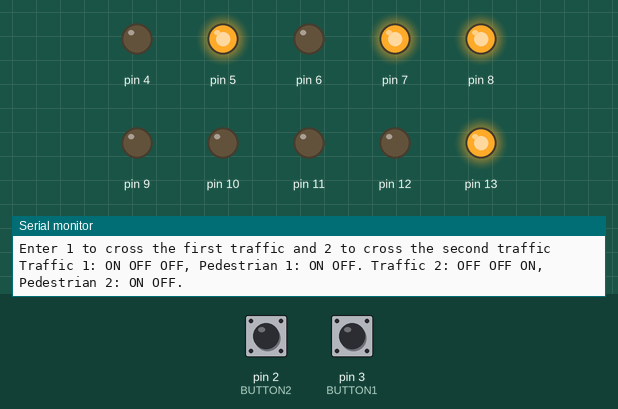
Simulated run of this sketch. Board: Arduino Uno, built with avr-gcc and run on an emulated ATmega328P. On the bench: output pins drawn as LEDs (lit = HIGH), the last lines printed to the serial monitor. The test bench sets the inputs (shaded band); at power-on: pin 3 (BUTTON1) HIGH, pin 2 (BUTTON2) HIGH.

Above: at 1.2 s.
1.3 s: pin 3 (BUTTON1) pulled LOW for 0.15 s
At 1.9 s:
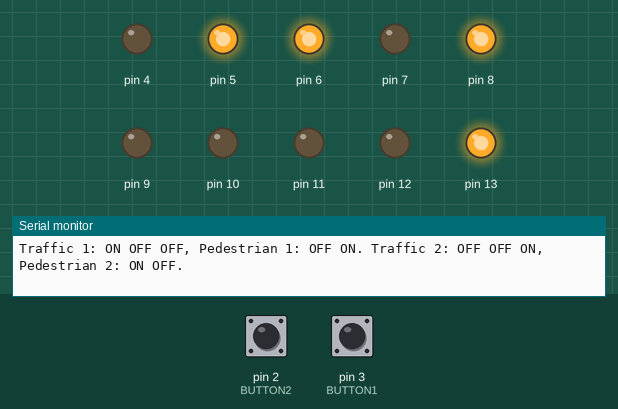
7.4 s: pin 2 (BUTTON2) pulled LOW for 3.2 s
At 8.8 s:
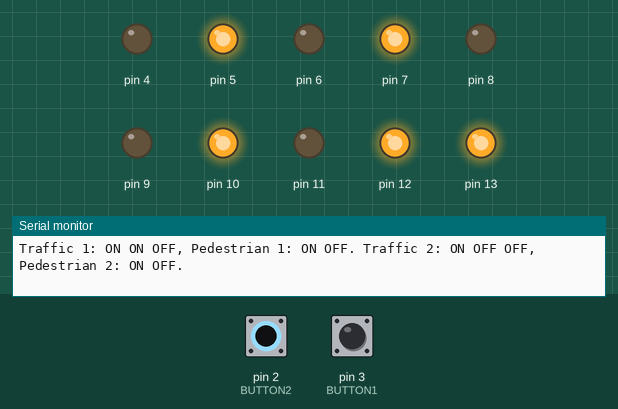
15.1 s: pin 3 (BUTTON1) pulled LOW for 3.2 s
At 24.1 s:
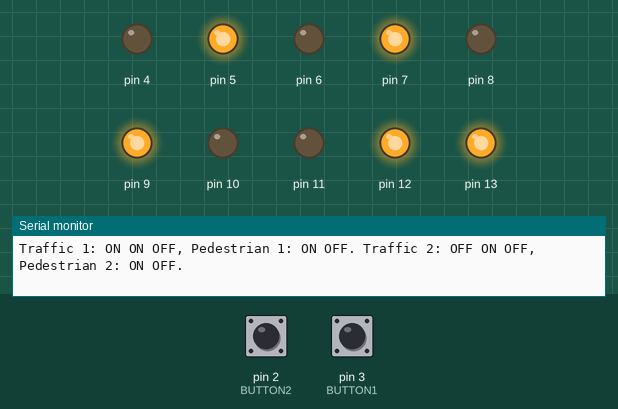
Timing chart, 0 to 25.8 s (numbered marks = the images above; inputs shaded):
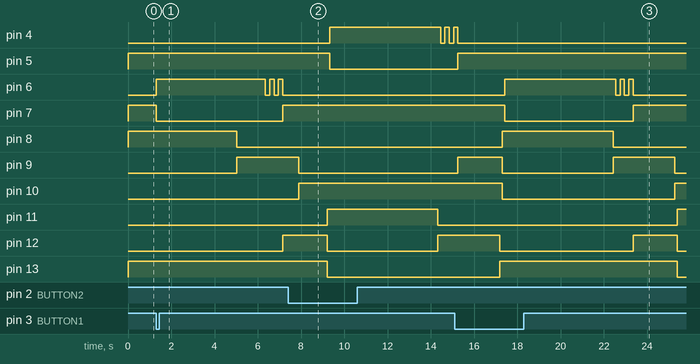

The sketch:

C-version-traffic-light-system.ino
```cpp
/* This program is a new version of the trafficLight4 program, which uses pushbuttons instead of the serial monitor, to switch the pedestrians green light on */

//the constants representing the pin numbers to which thetraffic lights are attached
#define RED1 13
#define AMBER1 12
#define GREEN1 11
#define RED2 10
#define AMBER2 9
#define GREEN2 8
#define P1RED 7
#define P1GREEN 6
#define P2RED 5
#define P2GREEN 4

#define BUTTON1 3
#define BUTTON2 2


/*The following constants represent some delay values (in milliseconds).
 * TG is the time a green light stays on, TA is the time an amber light stays on, and TFlash is the time for which the pedestrian green light will be flashing before going off */
const int TG= 5000, TA= 2000, TFLASH= 800;

unsigned long tRed, t0, t; /*These variable are stored as "unsigned long" because they will be used to represent time.
                            * They are decalred here so that their values can be changed without allocating new memory locations every time */

byte prevInput;  //stores the pin number linked to a pedestrian button if that button was pressed while the program was checking if the other button was pressed


bool pCrossing= false;  //this boolean variable becomes true only when the pedestrians are crossing traffic 1 or 2 (i.e., a pedestrians green light is on)

int pGreen, pRed; /*these two integers will be used to store the numbers of the pins to which the pedestrains LEDs of the traffic whose red light is on are attached,
                   because the status of these two LEDs can change, as opposed to the status of the pedestrians LEDs corresponding to the traffic whose green light is on */

char state[100];  //this array of characters will be used to store the status of the traffic light system, which will be printed to the serial monitor

                         //they are decalred here instead of in a function, so that their values can be changed without allocating new memory locations evry time


//###################################################################################################################################################

//the setup function to set up the hardware
void setup() {
  //writing output to digital pins 13 to 4
for(int i=13; i>1; i--){
    //2 and 3 are the numbers of the pins to which the pedestrian buttons are attached, so these pins are configured as INPUT_PULLUP
    if(i==3 || i==2) { pinMode(i, INPUT_PULLUP); continue;}
    pinMode(i, OUTPUT); //and all the other pins are output pins
}

Serial.begin(9600); //beginning the communication between the pc and the arduino
Serial.println("Enter 1 to cross the first traffic and 2 to cross the second traffic");
}


//#######################################################################################################################################################

//the loop function that runs repeatedly
void loop() {
 /*calling the function to switch from a red to green, in one traffic, and green to red in another traffic,
 while telling it the time the red light has been on for (tRed), and updating tRed to be the value returned by the function */

  tRed= redToGreenAndGreenToRed(1, RED1, AMBER1, GREEN1, 2, GREEN2, AMBER2, RED2, tRed); //this function call will change traffic1 from the red phase to the green phase, and the traffic2 from the green phase to the red phase

  tRed= redToGreenAndGreenToRed(2, RED2, AMBER2, GREEN2, 1, GREEN1, AMBER1, RED1, tRed); //this function call will change traffic2 from the red phase to the green phase, and the traffic1 from the green phase to the red phase
}


//#######################################################################################################################################################

/* The following function is the main function that controls the traffic light system, it switches between red and green phases, passing by the amber and red-amber phases,
 * by writing to different pin numbers in order to switch the LEDs on and off, the parameters are the number of pins to which each tarffic light is connected,
 * and the time the red light (red1) has been on, and the number of the traffic to which red1 corresponds.
 * As the names suggest, the parameter "red1" must represent a red LED, "amber1" must represent an amber LED, and "green1" must be a green LED,
 * and they all must belong to the traffic whose number is represented by the "traffic1" parameter. Also, the same for "traffic2", "green2", "amber2", and "red2".
 * Any change to this order will lead to unexpected results*/
unsigned long redToGreenAndGreenToRed(int traffic1, int red1, int amber1, int green1, int traffic2, int green2, int amber2, int red2, unsigned int tRed){

/*First of all, we turn on the lights attached to red1 and green2, we aslo initialise pGreen and pRed (based on the value of traffic1, i.e., the traffic whose red light is currently on), as well as t and t0*/
initialise(red1, green2, traffic1);

printState(traffic1, "ON OFF OFF", "ON OFF", traffic2, "OFF OFF ON"); //print the state of both traffics

//while the red light has been on for less than TG, check if the pedestrians want to cross
while(t + tRed < TG) {
   t = millis() - t0; //update t to be the time the while loop has been running
   if(pressedButton((traffic1==1)? BUTTON1:BUTTON2)){
      delaySwitch(0,LOW, 1, pRed); delaySwitch(0, HIGH, 1, pGreen); pCrossing= true; printState(traffic1, "ON OFF OFF", "OFF ON", traffic2, "OFF OFF ON");
      break; //if a pedestrian presses the button, turn their green light on, and exit the loop
   }
}

/*Check if we exited the loop because a pedestrian pressed the button, i.e, pCrossing is true.
If so, that means the green light (green2) has been on for t, so we need to wait until it has been on for TG to turn it off */
if(pCrossing){
    //wait for TG-t, and then turn the green light (green2) off and the amber light (amber2) on
    delaySwitch(TG -t, LOW, 1, green2);
    delaySwitch(0, HIGH, 1, amber2);
    printState(traffic1, "ON OFF OFF", "ON OFF", traffic2, "OFF ON OFF"); //print the new state of the traffic lights

/*In order to make sure the amber light (amber2) stays on for TA, and the pedestrians green light (which has now been on for TG -t) stays on for TG,
we need to compare TA and t, to know whether to turn the pedestrians green light off first (i.e, t < TA) or turn amber2 off first (i.e., t > TA, or do both at the same time (i.e., t = TA) */

//if t is less than or equal to TA
    if(t <= TA) {
    delayFlashPG(t, pGreen, pRed);
    delaySwitch(0, HIGH, 1, amber1);  //immediately turn the amber light (amber1) on after turning the pedestrians green light off
    printState(traffic1, "ON ON OFF", "ON OFF", traffic2, "OFF ON OFF");

    delaySwitch(TA-t, LOW, 1, amber2); //wait until the amber light (amber2) has been on for TA, then turn it off, and turn the red light (red2) on
    delaySwitch(0, HIGH, 1, red2);
    printState(traffic1, "ON ON OFF", "ON OFF", traffic2, "ON OFF OFF");

    delaySwitch(t, LOW, 2, red1, amber1);//wait until the amber light (amber1) has been on for TA (because it has been on for TA-t, we need to wait for t), and then turn it off, as well as red1
    delaySwitch(0, HIGH, 1, green1);  //then we turn the green light (green1) on
    printState(traffic1, "OFF OFF ON", "ON OFF", traffic2, "ON OFF OFF");

    return t;   //the red light (red2) has been of for t, so we need to return this value, to pass it as an argument to the next function call
   }

//if t is greater than TA
    else {
    delaySwitch(TA, LOW, 1, amber2);  //turn the amber light (amber2) off after TA
    delaySwitch(0, HIGH, 1, red2);
    printState(traffic1, "ON OFF OFF", "OFF ON", traffic2, "ON OFF OFF");

    delayFlashPG(t-TA, pGreen, pRed);   //now turn the pedestrians green light off
    delaySwitch(0, HIGH, 1, amber1); //turn the amber light (amber1) on immediately after turning the pedestrians green light off
    printState(traffic1, "ON ON OFF", "ON OFF", traffic2, "ON OFF OFF");

    delaySwitch(TA, LOW, 2, red1, amber1); //after amber1 has been on for TA, turn it and red1 off, and turn green1 on
    delaySwitch(0, HIGH, 1, green1);
    printState(traffic1, "OFF OFF ON", "ON OFF", traffic2, "ON OFF OFF");

    return t;  //the red light (red2) has been of for t, so we need to return this value, to pass it as an argument to the next function call
    }
}

//if no pedestrian pressed a button, we should resume the normal traffic light system where green and red lights of two different traffics are turned on at the same time
else {
    //At this point, the condition in the first while loop is no more true (i.e., t + tRed = TG), but the green light (green2) has been on for t only,
    //so to make it last on for TG, we need to wait for tRed, and then turn it off and turn the amber light (amber2) on, and then we can turn the second green light (green1) on
    delaySwitch(tRed, LOW, 1, green2);
    delaySwitch(0, HIGH, 2, amber1, amber2);
    printState(traffic1, "ON ON OFF", "ON OFF", traffic2, "OFF ON OFF");

    delaySwitch(TA, LOW, 3, red1, amber1, amber2); //wait for TA before turning the amber lights off, and green1 and red2 on
    delaySwitch(0, HIGH, 2, green1, red2);
    printState(traffic1, "OFF OFF OFF", "ON OFF", traffic2, "ON OFF OFF");

    return 0;
}

}


//##########################################################################################################################################################

void initialise(int red, int green, int traffic) {

//turn on the red and green lights of different traffics and all the pedestrians red lights. This is only needed the very first time this function is invoked, because after that this will be done at the end of the previous call of the redToGreenAndGreenToRed() function
delaySwitch(0, HIGH, 4, red, green, P1RED, P2RED);

//setting the values of pGreen and pred depending on the traffic number
if(traffic ==1) { pGreen= P1GREEN; pRed= P1RED;}
if(traffic ==2) { pGreen= P2GREEN; pRed= P2RED; }

pCrossing= false; //reseting pCrossing to false

t=0; //reset the value of t to 0
t0= millis(); //t0 is the time for which the program has been running till this point
}


//##########################################################################################################################################################

//the function below is told the state of the lights of each traffic, but it only needs to know the state of one pedestrian light,
//because while one pedestrian light can be switched from green to red, the second pedestrian light must stay red (i.e., its state will be ON OFF)
void printState(int a, char traffic1[15], char ped1[10], int b, char traffic2[15]){
  /*using sprintf function to format the output string describing the state of the traffic light, and store it in "state"*/
  sprintf(state, "Traffic %d: %s, Pedestrian %d: %s. Traffic %d: %s, Pedestrian %d: ON OFF.", a, traffic1, a, ped1, b, traffic2, b);
  Serial.println(state);
  }


//##########################################################################################################################################################
/*
* Since digitalWrite writes to one pin at a time, it would be used several times in the code, we also often need to call the delay function before calling it;
* so to lessen the code, the follwing function "delaySwitch" is given a time to wait for, and one or more pin numbers and the state they should be set to (i.e., LOW or HIGH), as well as the total number of those pins
*/
void delaySwitch(unsigned long theDelay, char state[4], int n, ...){
  delay(theDelay);
  va_list list;
  va_start(list, n);
  for (int i=0; i< n; i++) {
    digitalWrite(va_arg(list, int), state); //setting each digital pin in the list to the state (ON or OFF)
  }
  va_end(list);
}


//##########################################################################################################################################################
//The following function will return true when the button connected to the pin nmber passed to it as a peremeter was pressed
boolean pressedButton(int button){
  /*if the button was pressed, or the button was pressed the last time this function was invoked, the returned value is true, and
  the prevInput is cleared to store a new pin number if the button connected to that pin is pressed */
  boolean result= (digitalRead(button)==LOW); //if the button was pressed, the returned value will be true
  if (prevInput==button ) {result= true; prevInput=0;}
  if(button==BUTTON1 && digitalRead(BUTTON2)==LOW) prevInput= BUTTON2;
  if(button==BUTTON2 && digitalRead(BUTTON1)==LOW) prevInput= BUTTON1;

  return result;
 }

//##########################################################################################################################################################


//the following function flashes a pedestrians green light then it turns it off and turns the red light on, all of this after waiting for "theDelay"
void delayFlashPG(unsigned long theDelay, int green, int red) {
  //flashing the pedestrians' green light
  delaySwitch(theDelay, LOW, 1, green);

  for(int i=0; i<4; i++){
  delaySwitch(TFLASH/4, (i%2 == 0)? HIGH:LOW, 1, green);
  }
  //and then the red light is turned on
  delaySwitch(0, HIGH, 1, red);
}
```

Measured:
- after the input at 1.3 s, pin 6: LOW → HIGH at once, then repeats every 0.40 s: LOW 0.20 s, HIGH 0.20 s; pin 7: HIGH → LOW at once, → HIGH 5.9 s later; pin 9: goes on until 5.0 s, then stays HIGH; pin 10, pin 11: stays LOW (without the input it goes to HIGH after 5.7 s); pin 13: stays HIGH (without the input it goes to LOW after 5.7 s)
- after the input at 7.4 s, pin 4: goes HIGH 5.1 s, LOW 0.20 s, HIGH 0.20 s, LOW 0.20 s, then HIGH, starting after 1.9 s; pin 5: HIGH → LOW after 1.9 s; pin 9: goes on until 7.9 s, then stays LOW
- after the input at 15.1 s, pin 6: LOW → HIGH after 2.3 s, then repeats every 0.40 s: LOW 0.20 s, HIGH 0.20 s, until it stays LOW from 23.4 s; pin 7: HIGH → LOW after 2.3 s, → HIGH 5.9 s later; pin 11: LOW → HIGH after 10.3 s instead of 9.3 s
